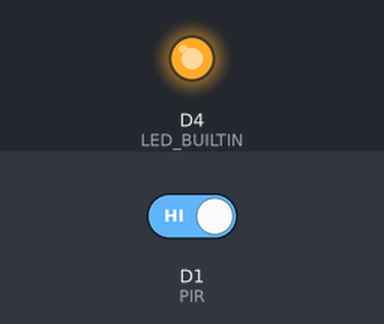
A sketch run on a simulated ESP8266 (NodeMCU). On the bench: output pins drawn as LEDs (lit = HIGH, except the on-board LED, lit = LOW). The test bench sets the inputs (shaded band); at power-on: D1 (PIR) HIGH. WiFi joins after 1.5 s; servers stay silent unless stated; what the sketch prints to the serial monitor is not drawn.

Above: at 4.8 s.
4.9 s: D1 (PIR) driven LOW
At 8.9 s:
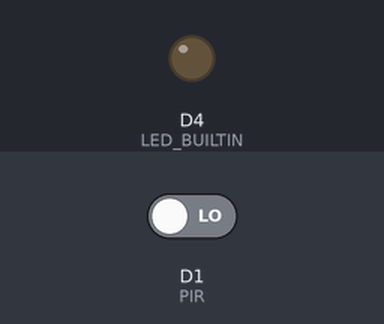
9.2 s: D1 (PIR) driven HIGH
At 10.8 s:
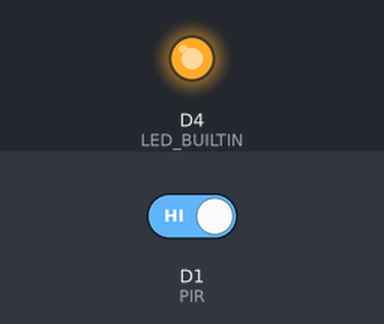
Timing chart, 0 to 12.3 s (numbered marks = the images above; inputs shaded):
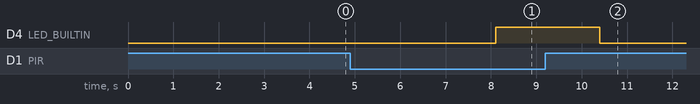

The sketch:

PIR.ino
```cpp
#include<FirebaseESP8266.h>
#include<ESP8266WiFi.h>
FirebaseData firebaseData;

#define FIREBASE_HOST "smart-home-automation-1883d.firebaseio.com"
#define FIREBASE_AUTH "W2rjGNgst5sBwY6cJlRu4s0YPYQ4So10hkKxiyBW"
#define WIFI_SSID "Quarantine"
#define WIFI_PASS "Covid-19"

int PIR = D1;
int warm_up =0;
int PIR_READ;

void setup()
{
  pinMode(PIR, INPUT);
  Serial.begin(9600);
  pinMode(LED_BUILTIN,OUTPUT);

  WiFi.begin(WIFI_SSID, WIFI_PASS);
  Serial.print("Connecting to WIFI");
  while (WiFi.status() != WL_CONNECTED)
  {
    Serial.print(".");
    delay(500);
  }
  Serial.print("\nWIFI Connected.");
  Serial.print("\nIP Address:");
  Serial.print(WiFi.localIP());

  Firebase.begin(FIREBASE_HOST, FIREBASE_AUTH);
  Firebase.setInt(firebaseData, "/PIR", 0);

  delay(2000);

}
void loop()
{
  Firebase.reconnectWiFi(true);
  PIR_READ = digitalRead(PIR);
  if( PIR_READ == 0 )
  {
    if( warm_up == 1 )
     {
      Serial.print("Warming Up\n");
      warm_up = 0;
      delay(2000);

      }
    Serial.print("No object detected\n");
    Firebase.setInt(firebaseData, "/PIR", 0);
    digitalWrite(LED_BUILTIN,1);
    delay(1000);
  }
  else
  {
    Serial.print("Object detected\n");
    Firebase.setInt(firebaseData, "/PIR", 1);
    digitalWrite(LED_BUILTIN,0);
    warm_up = 1;
    delay(1000);
  }
}
```

Measured:
- after the input at 4.9 s, D4 (LED_BUILTIN): LOW → HIGH after 3.2 s
- after the input at 9.2 s, D4 (LED_BUILTIN): HIGH → LOW after 1.2 s
